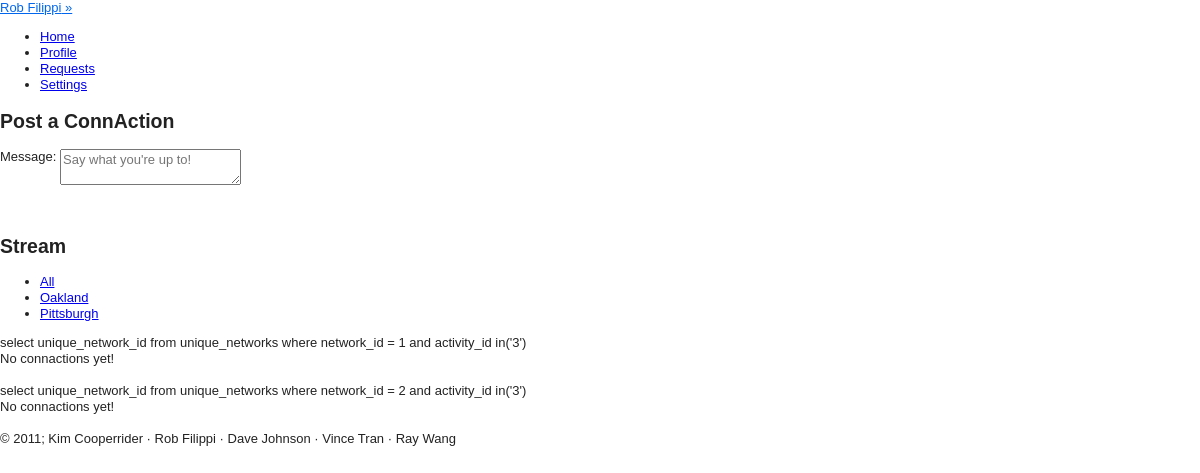
Screenshot of /views/home.php (signed in) with the database file from the repository.
### tables this page shows
CREATE TABLE IF NOT EXISTS `users` (
  `USER_ID` int(11) NOT NULL AUTO_INCREMENT,
  `PASSWORD` varchar(100) NOT NULL,
  `FIRST_NAME` char(20) DEFAULT NULL,
  `LAST_NAME` char(20) DEFAULT NULL,
  `STREET` varchar(25) DEFAULT NULL,
  `CITY` char(20) DEFAULT NULL,
  `STATE` char(2) DEFAULT NULL,
  `ZIP` int(11) DEFAULT NULL,
  `PHONE` char(12) DEFAULT NULL,
  `INTERESTS` varchar(4000) DEFAULT NULL,
  `PROFILE_PIC` varchar(45) NOT NULL DEFAULT 'public/images/avatar.png',
  `email` varchar(25) DEFAULT NULL,
  `DOB` date DEFAULT NULL,
  `GENDER` char(1) DEFAULT NULL,
  PRIMARY KEY (`USER_ID`)
);

CREATE TABLE IF NOT EXISTS `networks` (
  `NETWORK_ID` int(11) NOT NULL AUTO_INCREMENT,
  `AREA` varchar(25) NOT NULL,
  `STATE` varchar(2) NOT NULL,
  PRIMARY KEY (`NETWORK_ID`)
);

CREATE TABLE IF NOT EXISTS `user_activities` (
  `USER_ID` int(11) NOT NULL,
  `ACTIVITY_ID` int(11) NOT NULL,
  `LOW_LEVEL` int(11) DEFAULT NULL,
  `HIGH_LEVEL` int(11) DEFAULT NULL,
  `PREFERRED` int(11) DEFAULT NULL,
  `OWN_LEVEL` int(11) DEFAULT NULL,
  PRIMARY KEY (`USER_ID`,`ACTIVITY_ID`)
);

### views/config.php (called while the page is built, shortened)
<?php
include("functions_connactions.php");
	function cookieExists(){
		if(isset($_COOKIE['ID_my_site']))
			return TRUE;
		else
			return FALSE;
	}
	function validCookie(){
		$username = $_COOKIE['ID_my_site'];
		$pass = $_COOKIE['Key_my_site'];
		$info = getDatabaseInfo("users", "email", $username);
			if ($pass != $info['PASSWORD']) {
				return FALSE;
			}
			else{
				return TRUE;
 			}
	}
	function getDatabaseInfo($table, $attribute, $value){
		$check = getResourceIDs($table, $attribute, $value);
		return mysql_fetch_array($check);
	}
	function getResourceIDs($table, $attribute, $value){
		$check = mysql_query("SELECT * FROM $table WHERE $attribute = '$value'")or die(mysql_error());
		return $check;
	}
	function getName(){
		if(cookieExists())
		{
			if (validCookie()) {
				$username = $_COOKIE['ID_my_site'];
				$info = getDatabaseInfo("users", "email", $username);
				return $info['FIRST_NAME'] . " " . $info['LAST_NAME'];
			}
		}
	}
	function getUserID(){
		if(cookieExists())
		{
			if (validCookie()) {
				$username = $_COOKIE['ID_my_site'];
				$info = getDatabaseInfo("users", "email", $username);
				return $info['USER_ID'];
			}
		}
	}
	function getNetworkID($networkName){
		$network = getDatabaseInfo("networks","area", $networkName);
		$networkID = $network['NETWORK_ID'];
		return $networkID;
	}
	function getNetworkName($networkID){
		$network = getDatabaseInfo("networks", "network_id", $networkID);
		$networkName = $network['AREA'];
		return $networkName;
	}
	function getNetworkNames(){
		$userID = getUserID();
		$networkName = array();
		$index = 0;
		$resourceID = getResourceIDs("user_networks", "user_id", $userID);
		while($info = mysql_fetch_array($resourceID)){
			$uniqueNetwork = getDatabaseInfo("unique_networks","unique_network_id", $info['UNIQUE_NETWORK_ID']);
			$networkID = $uniqueNetwork['NETWORK_ID'];
			if($index == 0){
				$previousID = $networkID;
				$index++;
				$networkName[] = getNetworkName($networkID);
			}
			else{
				if($previousID != $networkID){
					$previousID = $networkID;
					$networkName[] = getNetworkName($networkID);
				}
			}
		}
		return $networkName;
	}
?>

### views/home.php (the view, shortened to what this page needs)
<?
	include("header.php");
	if(cookieExists() && validCookie()):
	?>
		<div class="page">
			<form action="<?php echo $_SERVER['PHP_SELF']?>" method="post">
			<div id="postConnaction">
				<div id="postHeader">
					<h2>Post a ConnAction</h2>
				</div>
				<div id="postBoxes">
					<div id="messageBox">Message: <textarea id="message" name="message" placeholder="Say what you're up to!" maxlength="4000"></textarea></div>
							<?php
								$networks = getNetworkNames();
							?>
				</div>
			</div>
			</form>
				<br/><br/>
				<h2>Stream</h2>
				<div class="main feeds-container">
					<ul class="feeds">
						<li id="link_feeds_all" class="link_stream"><a href="#">All</a></li>
						<?
						$networkNames = getNetworkNames();
						foreach ($networkNames as $network): ?>
							<li id="<? echo $network; ?>" class="link_stream"><a href="#"><? echo $network; ?></a></li>
							<? endforeach; ?>
					</ul>
				 <? $networkNames = getNetworkNames();
					foreach ($networkNames as $network) { ?>
					<div class="stream" id="stream_<? echo $network; ?>">
				<? $connactions = getConnactions(getNetworkID($network), 1);
					if ($connactions) {
					foreach($connactions as $post){
						$connactionID = $post[0];
						$postTime = $post[1];
						$userID = $post[2];
						$location = $post[3];
						$startTime = $post[4];
						$message = $post[5];
						$endTime = $post[6];
						$unique_network_ID = $post[7];
						$isPrivate = $post[8];
						$act = mysql_query("select activity_id from unique_networks where unique_network_id = ".$unique_network_ID);
						$net = mysql_query("select network_id from unique_networks where unique_network_id = ".$unique_network_ID);
						$net1 = mysql_fetch_array($net);
						$act1 = mysql_fetch_array($act);
						$networkID = $net1[0];
						$activityID = $act1[0];
					?>
						<div class="post">
							<div class="post-author">
								<img src="<? echo getUserPic($userID); ?>" height="120"/><br/>
								<? echo getUserName($userID) ?>
							</div>
							<div class="post-body">
								<p class="quote"><? echo $message; ?></p>
								<?
									echo $startTime." To ".$endTime?>
							<div class="post-levels">
							<form method="post" action="<?php echo $_SERVER['PHP_SELF']?>">
									I am a level <?php echo getActivityLevel($userID,$activityID, 3); ?>.
									I prefer level <?php echo getActivityLevel($userID,$activityID, 2); ?>.
									I accept levels <?php echo getActivityLevel($userID,$activityID, 0); ?>-
									<? echo getActivityLevel($userID,$activityID, 1); ?>.
								<br/>
								Open to joiners&nbsp;&raquo;
										<?php
											if($userID != getUserID()){
												if(getApproval($connactionID, getUserID()) == -1){
													echo "<span class='request_pending'>Request pending!</span>";
												}
												else if(getApproval($connactionID, getUserID()) == 2){
													echo getApproval($connactionID, getUserID());
													echo "<span class='request_denied'>Request denied.</span>";
												}
												else if(getApproval($connactionID, getUserID()) == 1){
													echo "<span class='request_accepted'>Request accepted!</span>";
												}
												else{?>
													<span class="clickable joinExpander">Ask to join</span>
													<div class="expand" style="display:none">
														<input type="hidden" name="connactionID" value="<?= $connactionID?>"/>
														<input type="hidden" name="postingUserID" value="<?= $userID?>"/>
														<textarea name="message" maxlength="255" style="width:80%;" class="small" placeholder="Hi! I was hoping to join your activity."></textarea>
														<input type="submit" class="join" name="joinRequest" value="Send"/>
													</div>
											<?php } ?>
										<?php } ?>
									</form>
							</div>
							<br/>
									Tags:
									<ul class="tags">
										<li><?php echo getActivity($activityID); ?></li>
										<li><?php echo getNetworkName($networkID); ?></li>
									</ul>
							<br/>
							</div>
						</div>
		<?		}		 ?>
	<?  } else echo "<br/>No connactions yet!<br/><br/>"; ?>
	</div>
	<? }
	echo "</div>";
	echo "</div>";
	?>
<? endif; ?>
<? include('footer.php'); ?>

### views/header.php (shortened to what this page needs)
<? include_once("config.php"); ?>
<!DOCTYPE HTML>
<html>
<head>
<link type="text/css" rel="stylesheet" href="../styles/defaults.css"/>
<link type="text/css" rel="stylesheet/less" href="../styles/style.less"/>
<link type="text/css" rel="stylesheet/less" href="../styles/posts.less"/>
<link type="text/css" rel="stylesheet/less" href="../styles/sidebar.less"/>
<link type="text/css" rel="stylesheet" href="../styles/demo_table.css"/>
<link type="text/css" rel="stylesheet" href="../styles/validationEngine.jquery.css" />
</head>
<body>
<div id="container">
	<header>
	<a id="user_login" href="#"><? echo getName(); ?>&nbsp;&raquo;</a>
			<span id="top-nav">
				<ul id="nav">
					<li class="headerlink" id="link_home"><a class="top_links" id="home" href="home.php">Home</a></li>
					<li class="headerlink" id="link_profile"><a class="top_links" id="profile" href="profile.php">Profile</a></li>
					<li class="headerlink" id="link_requests"><a class="top_links" id="requests" href="requests.php">Requests</a></li>
					<li class="headerlink" id="link_settings"><a class="top_links" id="settings" href="settings.php">Settings</a></li>
				</ul>
			</span>
	</header>
	<div id="content">

### views/functions_connactions.php (shortened to what this page needs)
<?
	function getConnactions($n_aID, $option){
		$connactionUsers = array();
		if($option == 0){
			$result = mysql_query("SELECT * FROM connactions WHERE activity_id = '$n_aID' ORDER BY connaction_id DESC")or die(mysql_error());
			while($info = mysql_fetch_array($result)){
				$connactionUsers[] = $info;
			}
			return $connactionUsers;
		}
		else if($option == 1){
			$getsubscract = "select distinct ua.activity_id from user_activities ua, user_networks usn, unique_networks un where ua.user_id = ".getUserID()." and usn.user_id = ".getUserID()." and un.network_id = ".$n_aID." and usn.unique_network_id = un.unique_network_id";
			$stuff = mysql_query($getsubscract);
			while($info = mysql_fetch_array($stuff)){
				$string = $string."'".$info[0]."',";
			}
			$string = substr($string, 0, strlen($string)-1);
			$getun = "select unique_network_id from unique_networks where network_id = ".$n_aID." and activity_id in(".$string.")";
			echo $getun;
			$stuff = mysql_query($getun);
			while($info = mysql_fetch_array($stuff)){
				$string1 = $string1."'".$info[0]."',";
			}
			$string1 = substr($string1, 0, strlen($string1)-1);
			$query = "SELECT * FROM connactions WHERE unique_network_id in (".$string1.") ORDER BY connaction_id DESC";
			$result = mysql_query($query)or die(mysql_error());
			return $connactionUsers;
		}
		else{
			return "error";
		}
	}
?>

### styles/defaults.css (style rules this page uses)
article, aside, details, figcaption, figure, footer, header, hgroup, nav, section { display: block; }
html { font-size: 100%; overflow-y: scroll; -webkit-text-size-adjust: 100%; -ms-text-size-adjust: 100%; }
body { margin: 0; font-size: 13px; line-height: 1.231; }
body, button, input, select, textarea { font-family: sans-serif; color: #222; }
a { color: #00e; }
ul, ol { margin: 1em 0; padding: 0 0 0 40px; }
form { margin: 0; }
button, input, select, textarea { font-size: 100%; margin: 0; vertical-align: baseline; *vertical-align: middle; }
textarea { overflow: auto; vertical-align: top; resize: vertical; }

### rows the page displays
users: getName() "Rob Filippi"
networks: NETWORK_ID.ACTIVITY_ID "select unique_network_id from unique_networks where network_id = 1 and activity_id in('3')", shows "No connactions yet!"
networks: NETWORK_ID.ACTIVITY_ID "select unique_network_id from unique_networks where network_id = 2 and activity_id in('3')", shows "No connactions yet!"

### other values shown
$network "Oakland"
$network "Pittsburgh"
